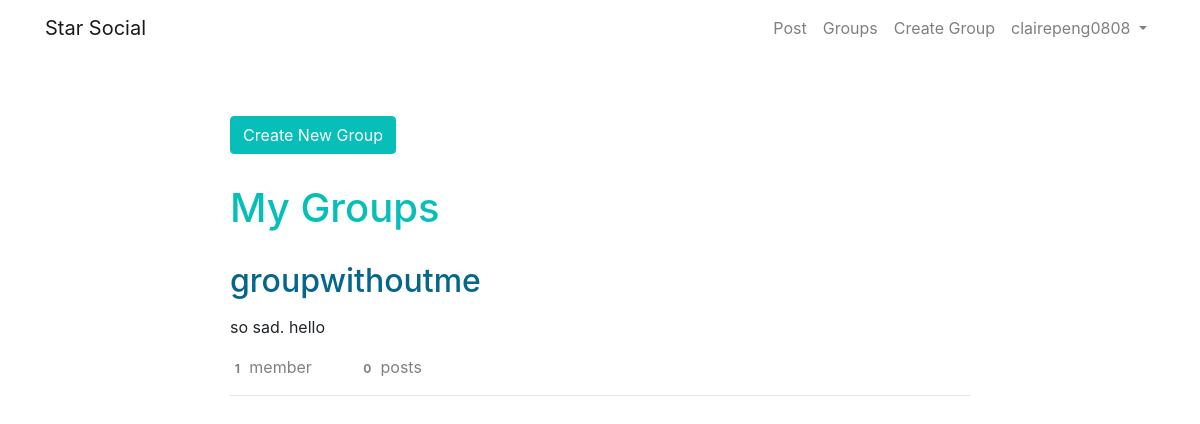
Screenshot of /groups/mygroup/clairepeng0808/ (signed in) with the database file from the repository.
### groups/models.py (models this page shows, shortened)
class Group(models.Model):
    name = models.CharField(max_length=256,unique=True)
    slug = models.SlugField(allow_unicode=True,unique=True)
    description = models.TextField(blank=True,default='')
    members = models.ManyToManyField(User,through='GroupMembership')
    class Meta:
        unique_together = ('name','members')
    class Meta:
        ordering = ['name']

### groups/views.py (the view)
# urls.py: path('mygroup/<username>/',views.UserGroupList.as_view(),name='user_group'),
class UserGroupList(LoginRequiredMixin,PrefetchRelatedMixin,generic.ListView):
    prefetch_related = ('members','posts')
    template_name = 'groups/user_group_list.html'
    context_object_name = 'user_group_list'
    def get_queryset(self):
        return models.Group.objects.filter(members__username__iexact=self.request.user.username)

### groups/templates/groups/user_group_list.html (shortened to what this page needs)
{% extends 'groups/group_base.html' %}
{% block pre_group %}
<div class='pre-group'>
    {% if user.is_authenticated %}
    <a class='btn btn-primary' href="{% url 'groups:create' %}">Create New Group</a>
    {% endif %}
    <h1 class='page-title'>My Groups</h1>
</div>
{% endblock %}
{% block group_content %}
{% for group in user_group_list %}
<div class='group-list'>
    <h2 class='group-list-title'>
        <a href=" {% url 'groups:detail' slug=group.slug %}">{{ group.name }}</a>
    </h2>
    <p class='group-list-description'> {{ group.description|truncatewords:200 }}</p>
    <div class='row'>
        <div class="col-md-2  group-list-footer">
            <span class='badge'>{{ group.members.count }}</span>
            member{{ group.members.count|pluralize }}
        </div>
        <div class="col-md-2 group-list-footer">
            <span class='badge'>{{ group.posts.count }}</span>
            post{{ group.posts.count|pluralize }}
        </div>
    </div>
    <hr>
</div>
{% endfor %}
{% endblock %}

### templates/base.html (shortened to what this page needs)
<!DOCTYPE html>
{% load static %}
<html lang="en">
<head>
    <link rel="stylesheet" href="https://stackpath.bootstrapcdn.com/bootstrap/4.3.1/css/bootstrap.min.css"
>
    <link rel="stylesheet" href="//cdn.jsdelivr.net/npm/medium-editor@latest/dist/css/medium-editor.min.css"
        type="text/css" media="screen" charset="utf-8">
    <link rel="stylesheet" href="{% static 'css/master.css' %}" />
</head>
<body>
    <nav class="navbar navbar-expand-lg navbar-light navbar-font">
        <div class="container navbar-container">
            <ul class="navbar-nav">
                <li><a class="navbar-brand" href="{% url 'home' %}">Star Social</a>
                </li>
            </ul>
            <ul class="navbar-nav navbar-right">
                {% if user.is_authenticated %}
                <li class="nav-item">
                    <a class="nav-link" href="{% url 'posts:create' %}">Post</a>
                </li>
                <li class="nav-item">
                    <a class="nav-link" href="{% url 'groups:list' %}">Groups</a>
                </li>
                <li class="nav-item">
                    <a class="nav-link" href="{% url 'groups:create' %}">Create Group</a>
                </li>
                <li class="nav-item dropdown">
                    <a class="nav-link dropdown-toggle" href="#" id="navbarDropdownMenuLink" role="button"
                        data-toggle="dropdown" aria-haspopup="true" aria-expanded="true">
                        {{ user.username }}
                    </a>
                </li>
                {% else %}
                <li class="nav-item">
                    <a class="nav-link" href="{% url 'groups:list' %}">Groups</a>
                </li>
                <li><a class="nav-link" href="{% url 'accounts:login' %}">Log in</a></li>
                <li><a class="nav-link" href="{% url 'accounts:signup' %}">Sign Up</a></li>
                {% endif %}
            </ul>
        </div>
    </nav>
    <div class='content container-fluid'>
            <div class='row'>
                <div class='col-md-8 mx-auto'>
                    {% block content %}
                    {% endblock %}
                </div>
            </div>
        </div>
</body>
</body>
</html>

### static/css/master.css (style rules this page uses)
h1.page-title { margin: 30px 0 15px 0; color: #07beb8; }
.btn-primary { background-color: #07beb8; border-color: #07beb8; color: #ffffff; }
.content { margin-top: 30px; }
.group-list, .post-body { margin-top: 30px; margin-bottom: 30px; }
.group-list-description { margin-top: 15px; }
.group-list-title a { color: #05668d; }
.group-list-title ::after { color: #05668d; }
.group-list-footer { color: grey; }

### rows the page displays
Group: name "groupwithoutme", description "so sad. hello", members.count "1", posts.count "0"

### other values shown
{{ user.username }} "clairepeng0808"
